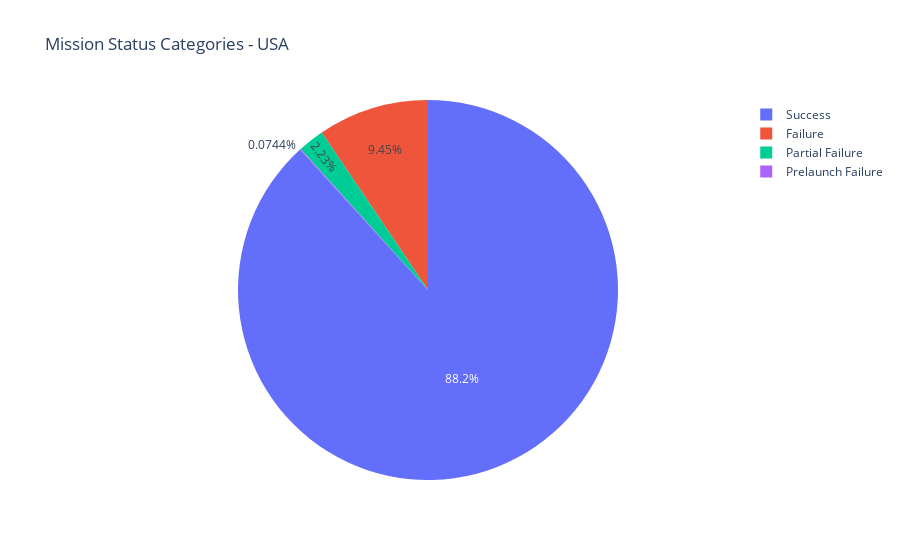
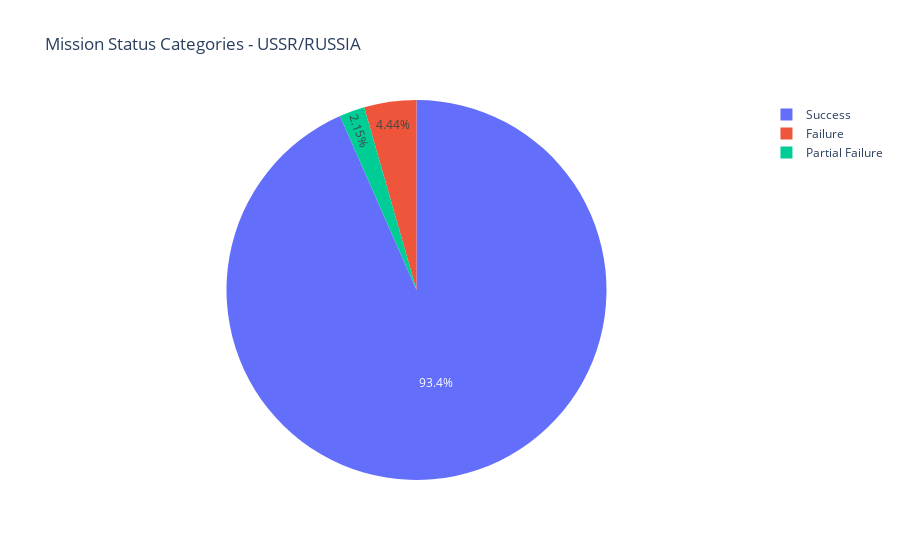

The cell these charts' notebook holds for them, in order:
### Markdown cell above
### Mission Status Category breakdown for USA and USSR/Russia

### Code cell
# Filtering data for USA and Russia
USA_data = SpaceMissionsdf_U1[SpaceMissionsdf_U1['Country'] == 'USA']
RUSSIA_data = SpaceMissionsdf_U1[SpaceMissionsdf_U1['Country'] == 'Russia']

# Function to count mission success categories' occurences
def count_mission_success(dataframe):
    return dataframe['Mission Status'].value_counts()

# Counting mission success categories for USA and Russia
usa_success_counts = count_mission_success(USA_data)
russia_success_counts = count_mission_success(RUSSIA_data)

#Make piecharts
PieChart_USA = px.pie(values=usa_success_counts.values, names=usa_success_counts.index, title='Mission Status Categories - USA')
PieChart_RUSSIA = px.pie(values=russia_success_counts.values, names=russia_success_counts.index, title='Mission Status Categories - USSR/RUSSIA')

# Show piecharts
PieChart_USA.show()
PieChart_RUSSIA.show()

### Figure 1 — Plotly figure (JSON) as saved in the notebook; plotly's stock layout.template omitted (floating-point values rounded to 4 significant figures)
{"data": [{"domain": {"x": [0, 1], "y": [0, 1]}, "hovertemplate": "label=%{label}<br>value=%{value}<extra></extra>", "labels": ["Success", "Failure", "Partial Failure", "Prelaunch Failure"], "legendgroup": "", "name": "", "showlegend": true, "type": "pie", "values": [1186, 127, 30, 1]}], "layout": {"legend": {"tracegroupgap": 0}, "title": {"text": "Mission Status Categories - USA"}}}

### Figure 2 — Plotly figure (JSON) as saved in the notebook; plotly's stock layout.template omitted (floating-point values rounded to 4 significant figures)
{"data": [{"domain": {"x": [0, 1], "y": [0, 1]}, "hovertemplate": "label=%{label}<br>value=%{value}<extra></extra>", "labels": ["Success", "Failure", "Partial Failure"], "legendgroup": "", "name": "", "showlegend": true, "type": "pie", "values": [1303, 62, 30]}], "layout": {"legend": {"tracegroupgap": 0}, "title": {"text": "Mission Status Categories - USSR/RUSSIA"}}}
